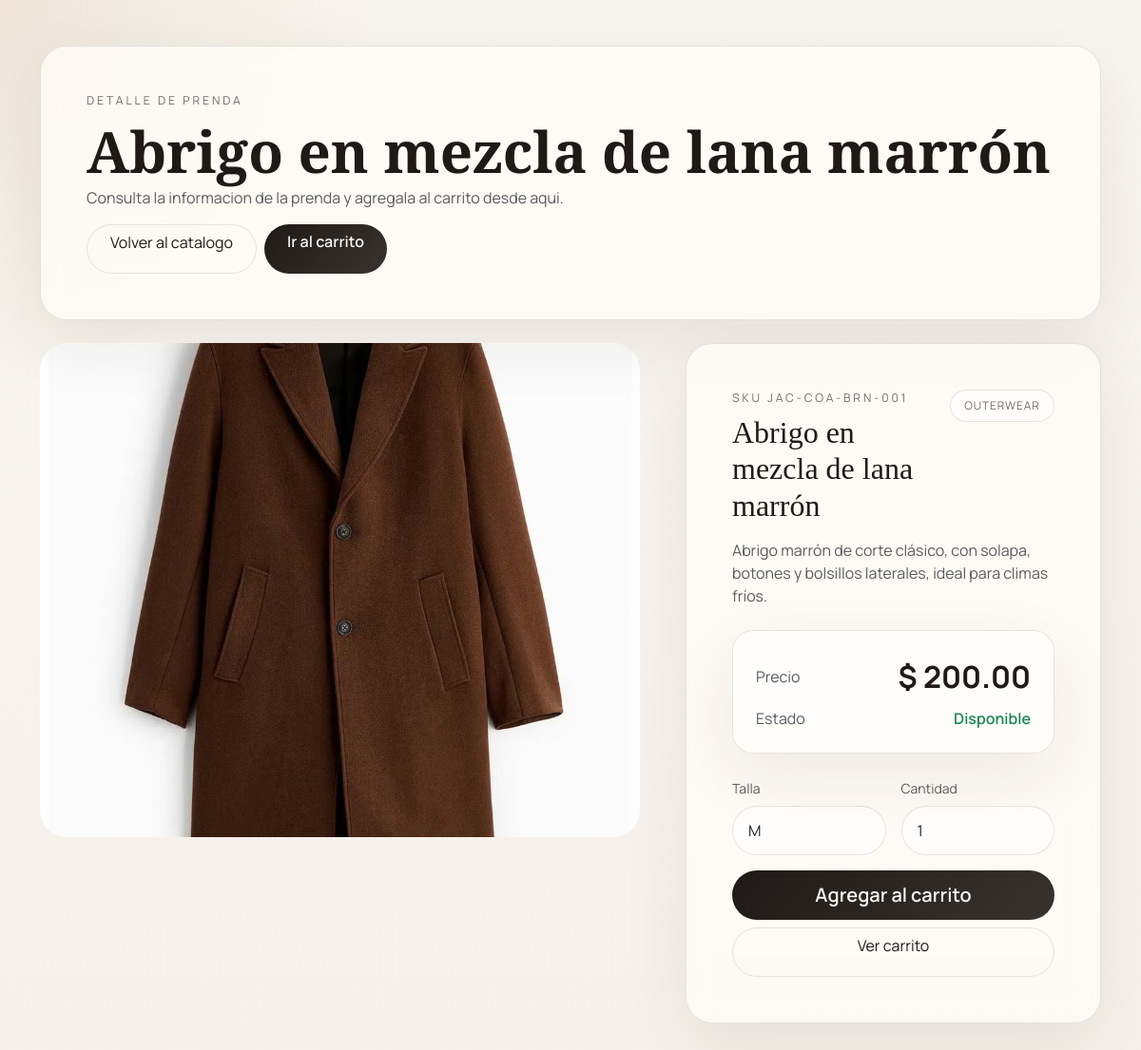
The app's page /products/5/ with its own data.
### Privilegio_App/models.py (models this page shows, shortened)
class Product(models.Model):
    CATEGORY_CHOICES = (
        ("shirt", "Shirt"),
        ("pants", "Pants"),
        ("dress", "Dress"),
        ("outerwear", "Outerwear"),
        ("footwear", "Footwear"),
        ("accessory", "Accessory"),
    )
    name = models.CharField(max_length=120)
    sku = models.CharField(max_length=64, unique=True)
    category = models.CharField(max_length=20, choices=CATEGORY_CHOICES)
    description = models.TextField(blank=True)
    image = models.ImageField(upload_to="products/", blank=True, null=True)
    price = models.DecimalField(
        max_digits=10,
        decimal_places=2,
        validators=[MinValueValidator(Decimal("0.01"))],
    )
    is_active = models.BooleanField(default=True)

### Privilegio_App/views.py (the view)
# urls.py: path("products/<int:pk>/", ProductDetailView.as_view(), name="product-detail"),
class ProductDetailView(TemplateView):
    template_name = "Privilegio_App/product_detail.html"
    def get_context_data(self, **kwargs: Any) -> dict[str, Any]:
        return ProductDetailFlowService.build_context(
            product_id=self.kwargs.get("pk"),
            context=super().get_context_data(**kwargs),
        )

### Privilegio_App/services.py (called while the page is built)
    @staticmethod
    def get_active_product_or_404(product_id: Any) -> Product:
        if product_id is None:
            raise Http404("Product id is required.")
        return cast(
            Product,
            get_object_or_404(Product, pk=product_id, is_active=True),
        )

    @staticmethod
    def build_context(product_id: Any, context: dict[str, Any] | None = None) -> dict[str, Any]:
        resolved_context = dict(context or {})
        resolved_context["product"] = ProductQueryService.get_active_product_or_404(product_id)
        return resolved_context

### Privilegio_App/templates/Privilegio_App/product_detail.html (shortened to what this page needs)
<!DOCTYPE html>
<html lang="es">
<head>
  <link href="https://cdn.jsdelivr.net/npm/bootstrap@5.3.3/dist/css/bootstrap.min.css" rel="stylesheet">
</head>
<body>
  <div class="container py-4 py-lg-5">
    <section class="shell p-4 p-lg-5 mb-4">
      <div class="d-flex flex-wrap justify-content-between align-items-end gap-3">
        <div>
          <div class="eyebrow mb-3">Detalle de prenda</div>
          <h1 class="display-serif mb-2">{{ product.name }}</h1>
          <p class="text-muted mb-0">Consulta la informacion de la prenda y agregala al carrito desde aqui.</p>
        </div>
        <div class="d-flex gap-2">
          <a href="{% url 'home' %}" class="btn premium-btn-outline px-4">Volver al catalogo</a>
          <a href="{% url 'cart' %}" class="btn premium-btn px-4">Ir al carrito</a>
        </div>
      </div>
    </section>
    <div class="row g-4 g-xl-5">
      <div class="col-lg-7">
        <div class="product-visual">
          {% if product.image %}
            <img src="{{ product.image.url }}" alt="{{ product.name }}">
          {% elif product.category == "shirt" %}
            <span class="visual-glyph">👕</span>
          {% elif product.category == "pants" %}
            <span class="visual-glyph">👖</span>
          {% else %}
            <span class="visual-glyph">🧥</span>
          {% endif %}
        </div>
      </div>
      <div class="col-lg-5">
        <aside class="panel p-4 p-lg-5 h-100">
          <div class="d-flex justify-content-between align-items-start gap-3 mb-3">
            <div>
              <div class="eyebrow mb-2">SKU {{ product.sku }}</div>
              <h2 class="section-title mb-0">{{ product.name }}</h2>
            </div>
            <span class="category-chip">{{ product.get_category_display }}</span>
          </div>
          <p class="text-muted mb-4">{{ product.description|default:"Sin descripcion." }}</p>
          <div class="summary-card p-4 mb-4">
            <div class="d-flex justify-content-between align-items-center mb-2">
              <span class="text-muted">Precio</span>
              <strong class="price-tag">$ {{ product.price }}</strong>
            </div>
            <div class="d-flex justify-content-between">
              <span class="text-muted">Estado</span>
              <span class="fw-semibold text-success">Disponible</span>
            </div>
          </div>
          <div class="row g-3 mb-3">
            <div class="col-sm-6">
              <label class="form-label text-muted small" for="size-input">Talla</label>
              <select id="size-input" class="form-select premium-input">
                <option value="M" selected>M</option>
              </select>
            </div>
            <div class="col-sm-6">
              <label class="form-label text-muted small" for="quantity-input">Cantidad</label>
              <input id="quantity-input" class="form-control premium-input" type="number" min="1" value="1">
            </div>
          </div>
          <div class="d-grid gap-2">
            <button id="add-to-cart-button" class="btn premium-btn btn-lg" type="button">Agregar al carrito</button>
            <a href="{% url 'cart' %}" class="btn premium-btn-outline">Ver carrito</a>
          </div>
        </aside>
      </div>
    </div>
  </div>
</body>
</html>

### Privilegio_App/templates/Privilegio_App/product_detail.html (style rules this page uses)
:root { --bg: #f5f1ea; --surface: rgba(255, 252, 247, 0.82); --ink: #1f1a17; --muted: #756b64; --line: rgba(65, 54, 46, 0.12); --accent-deep: #8b6a3f; --shadow: 0 24px 70px rgba(52, 41, 30, 0.08); --radius-xl: 28px; --radius-lg: 22px; }
body { font-family: "Manrope", sans-serif; color: var(--ink); background: radial-gradient(circle at top left, rgba(183, 146, 93, 0.15), transparent 24%), linear-gradient(180deg, #f8f4ee 0%, var(--bg) 100%); min-height: 100vh; }
.display-serif, .section-title { font-family: "Cormorant Garamond", serif; }
.shell, .panel, .summary-card { border: 1px solid var(--line); border-radius: var(--radius-xl); background: var(--surface); backdrop-filter: blur(14px); box-shadow: var(--shadow); }
.display-serif { font-size: clamp(2.8rem, 5vw, 4.6rem); line-height: 0.94; font-weight: 600; }
.eyebrow { letter-spacing: 0.24em; text-transform: uppercase; color: var(--muted); font-size: 0.76rem; }
.product-visual { min-height: 520px; border-radius: var(--radius-xl); background: linear-gradient(180deg, rgba(255, 255, 255, 0.5), transparent 35%), linear-gradient(140deg, #ede5da, #f9f6f1 55%, #efe7db); display: grid; place-items: center; overflow: hidden; }
.product-visual img { width: 100%; height: 520px; object-fit: cover; }
.category-chip { border: 1px solid var(--line); border-radius: 999px; padding: 0.45rem 0.9rem; font-size: 0.74rem; color: var(--muted); background: rgba(255, 255, 255, 0.55); text-transform: uppercase; letter-spacing: 0.08em; }
.price-tag { font-size: 2rem; font-weight: 700; }
.premium-input, .premium-btn, .premium-btn-outline { border-radius: 999px; min-height: 52px; }
.premium-input { border: 1px solid var(--line); background: rgba(255, 255, 255, 0.7); padding-inline: 1rem; }
.premium-btn { border: 0; background: linear-gradient(135deg, var(--ink), #39322e); color: #f9f5ef; font-weight: 600; }
.premium-btn-outline { border: 1px solid var(--line); background: transparent; color: var(--ink); }
.summary-card { border-radius: var(--radius-lg); background: rgba(255, 255, 255, 0.44); }

### records on screen
Product: name "Abrigo en mezcla de lana marrón", image (picture), sku "JAC-COA-BRN-001", category "OUTERWEAR", description "Abrigo marrón de corte clásico, con solapa, botones y bolsillos laterales, ideal para climas fríos.", price "200.00"
